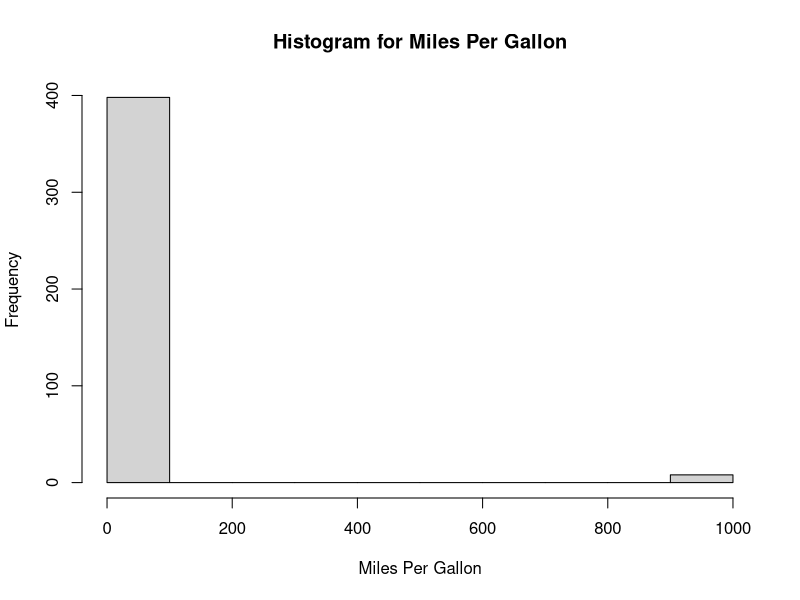
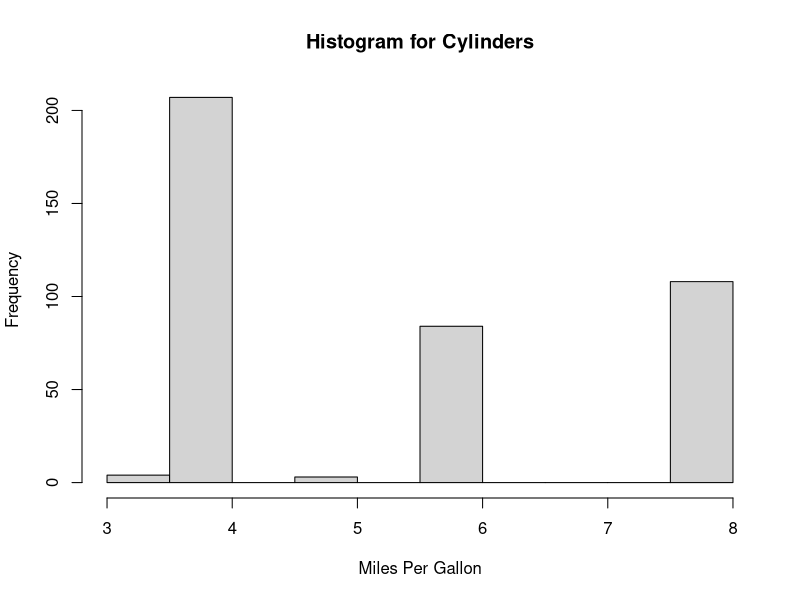
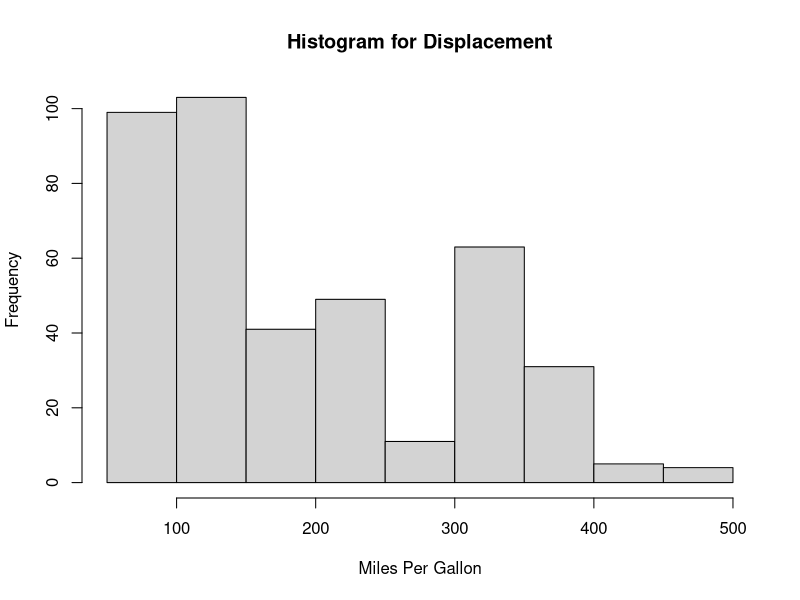
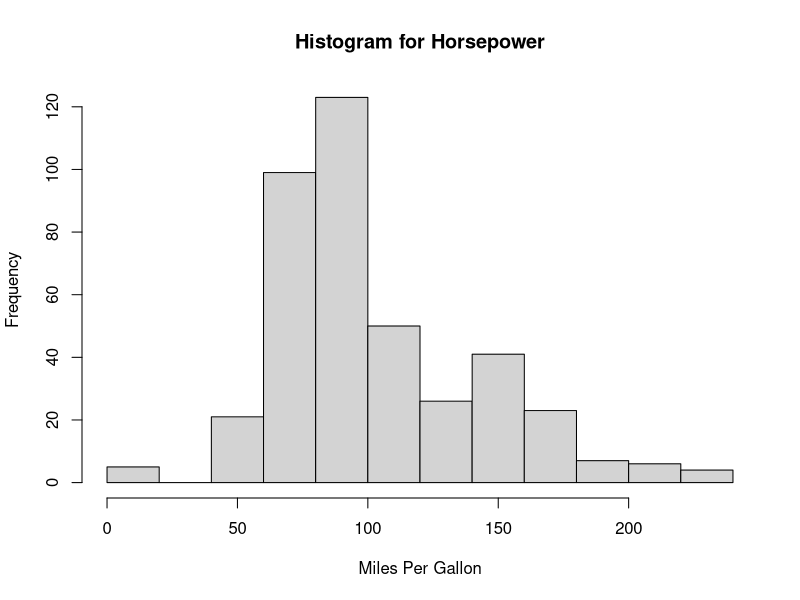
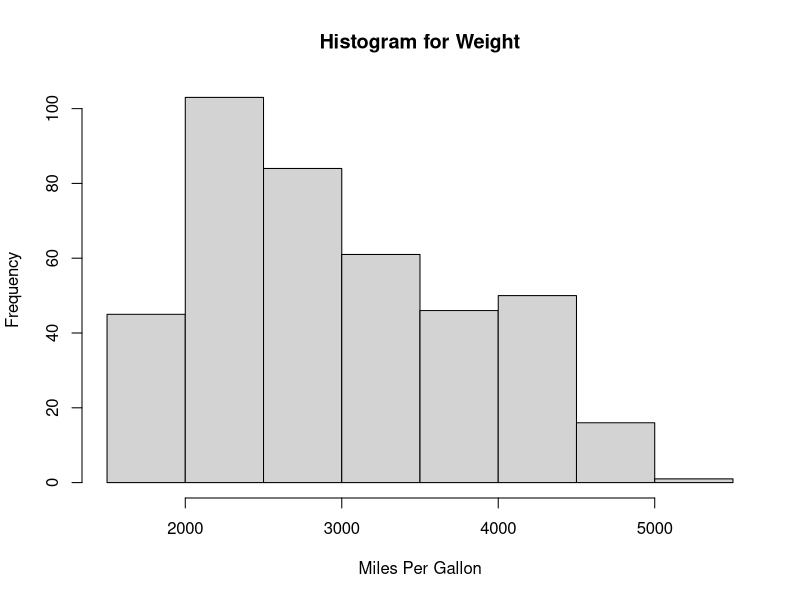
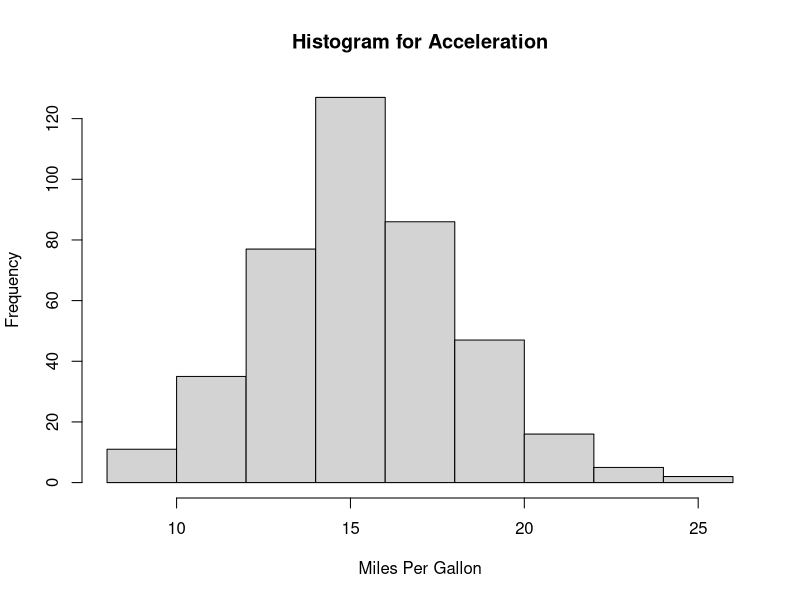
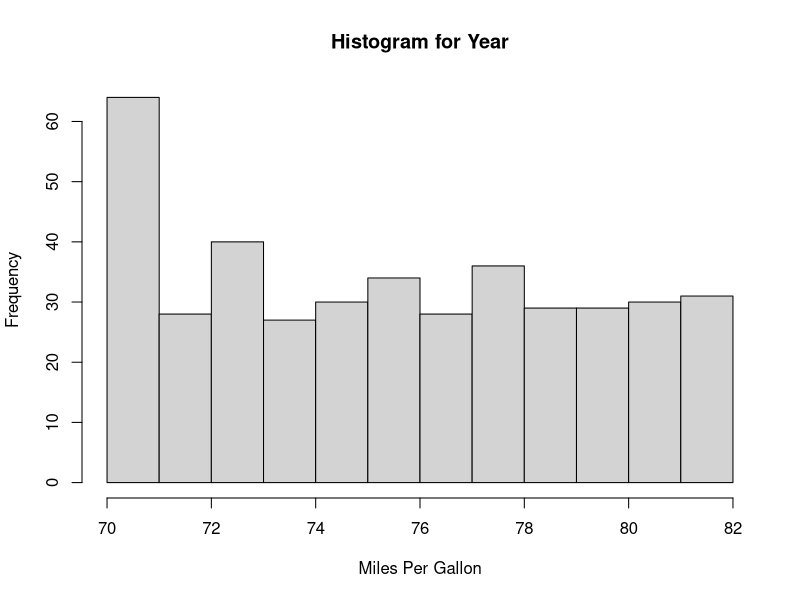
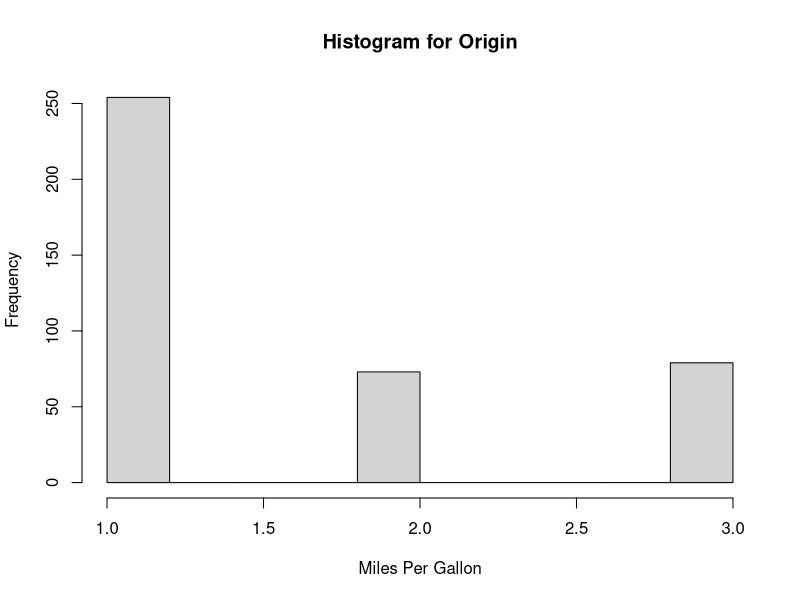

Reproduce these figures in R, in order. (Note: this script raises an error after producing the figures.)
#Data Mining Assignment 1, Dylan Buchheim

library(ggplot2)

#Data Sets
auto_mpg <-read.csv("Auto_mpg_raw.csv")
cereals <- read.csv("cereals.csv")

#Question 1 
#Identify each column in the data set as nominal, ordinal, interval, ratio.
# - miles.per.gallon, ratio
# - cylinders, ratio
# - displacement, ratio
# - horsepower, ratio
# - weight, ratio
# - acceleration, ratio
# - model.year, ordinal
# - origin, nominal
# - car.name, nominal

#-------------------------------------------------

#Question 2
#Histograms for every column
hist(auto_mpg$Miles.per.gallon, xlab = "Miles Per Gallon", main = "Histogram for Miles Per Gallon")
hist(auto_mpg$Cylinders, xlab = "Miles Per Gallon", main = "Histogram for Cylinders")
hist(auto_mpg$Displacement, xlab = "Miles Per Gallon", main = "Histogram for Displacement")
hist(auto_mpg$Horsepower, xlab = "Miles Per Gallon", main = "Histogram for Horsepower")
hist(auto_mpg$Weight, xlab = "Miles Per Gallon", main = "Histogram for Weight")
hist(auto_mpg$Acceleration, xlab = "Miles Per Gallon", main = "Histogram for Acceleration")
hist(auto_mpg$Model.year, xlab = "Miles Per Gallon", main = "Histogram for Year")
hist(auto_mpg$Origin, xlab = "Miles Per Gallon", main = "Histogram for Origin")

#There seems to be a sentinal value of 1000 that represents missing data in the miles.per.gallon histogram.
#I will set the misleading value to NA and generate a new histogram.
auto_mpg$Miles.per.gallon <- ifelse(test = auto_mpg$Miles.per.gallon == 1000, yes= NA, no= auto_mpg$Miles.per.gallon)
hist(auto_mpg$Miles.per.gallon, xlab = "Miles Per Gallon", main = "Histogram for Miles Per Gallon Adjusted")

#There are a few misleading values in the horsepower column, there are zeros instead of NA.
#I will set the misleading value to NA and generate a new histogram.
auto_mpg$Horsepower <- ifelse(test = auto_mpg$Horsepower == 0, yes= NA, no= auto_mpg$Horsepower)
hist(auto_mpg$Horsepower, xlab = "Horsepower", main = "Histogram for Horsepower Adjusted")

#Writing the updated table to a csv
write.csv(auto_mpg, file = "Auto_mpg_adjust.csv", row.names = FALSE)

#-------------------------------------------------

#Question 3
#Using Z-Values to identify outliers in the adjusted data.
auto_mpg_adjust <- read.csv("Auto_mpg_adjust.csv")
auto_mpg_adjust$Miles.per.gallon.z <- scale(x=auto_mpg_adjust$Miles.per.gallon)

mpg_outliers <- auto_mpg_adjust[which(auto_mpg_adjust$Miles.per.gallon.z > 3 | auto_mpg_adjust$Miles.per.gallon.z < -3),]
print(mpg_outliers)
#There are no outliers in the Miles Per Gallon Attribute.

#-------------------------------------------------

#Question 4
#Part a, a bar graph and normalized bar graph of Manuf with a Type overlay.
ggplot(cereals, aes(Manuf)) + geom_bar(aes(fill=Type)) + ggtitle("Bar Graph of Manufacturers with Type Overlay")
ggplot(cereals, aes(Manuf)) + geom_bar(aes(fill=Type), position="fill") + ggtitle("Normalized Bar Graph of Manufacturers with Type Overlay")

#Part b, contingency tables of Manuf and Type
ContingencyTable.v1 <- table(cereals$Manuf,cereals$Type)
ContingencyTable.v2 <- addmargins(A=ContingencyTable.v1,FUN= list(total=sum), quiet= TRUE)
ContingencyTable.rnd <- round(prop.table(ContingencyTable.v1,margin = 2)*100, 1)
print(ContingencyTable.v1)
print(ContingencyTable.v2)
print(ContingencyTable.rnd)

#Part c, histograms of calories with manuf overlay
ggplot(cereals, aes(Calories)) + geom_histogram(aes(fill=Manuf), binwidth = 10)
ggplot(cereals, aes(Calories)) + geom_histogram(aes(fill=Manuf), position="fill", binwidth = 5)

#Part d, binned calories  bar graph.
cereals$Calories_binned <- cut(x=cereals$Calories,breaks=c(0,90.1,110.1,200),right=FALSE, labels=c("0 to 90","91 to 110","Over 110"))
ggplot(cereals, aes(Calories_binned)) + geom_bar(aes(fill=Manuf))


